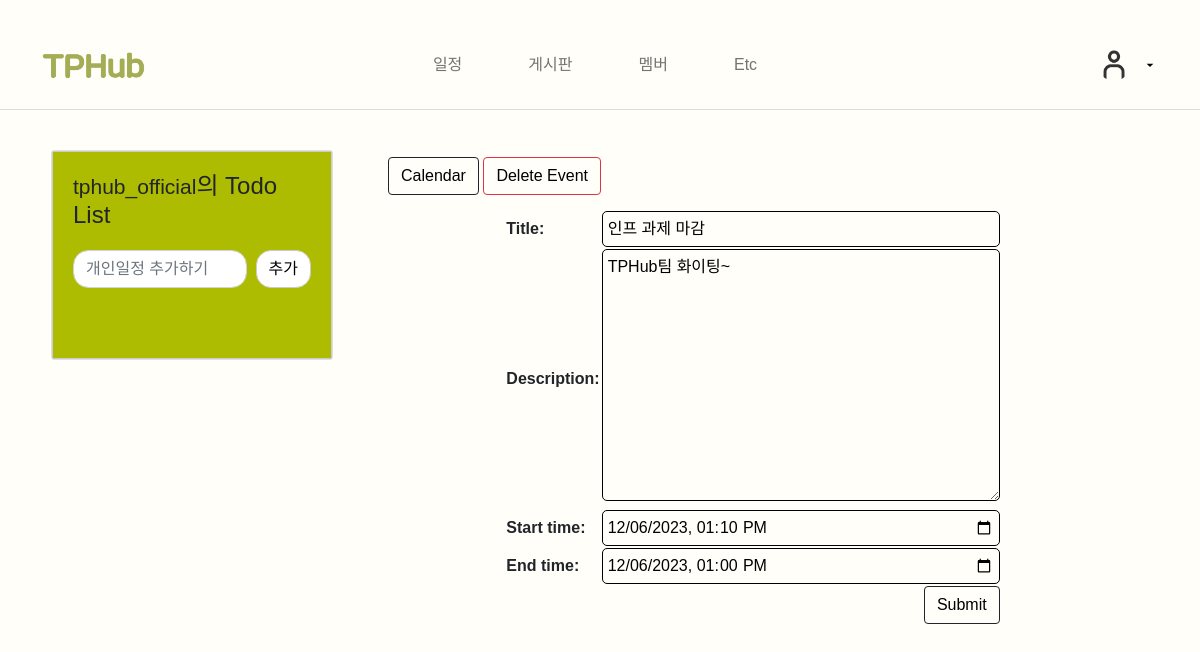
Before: /schedule/event/edit/2/ (signed in) with the older database file.
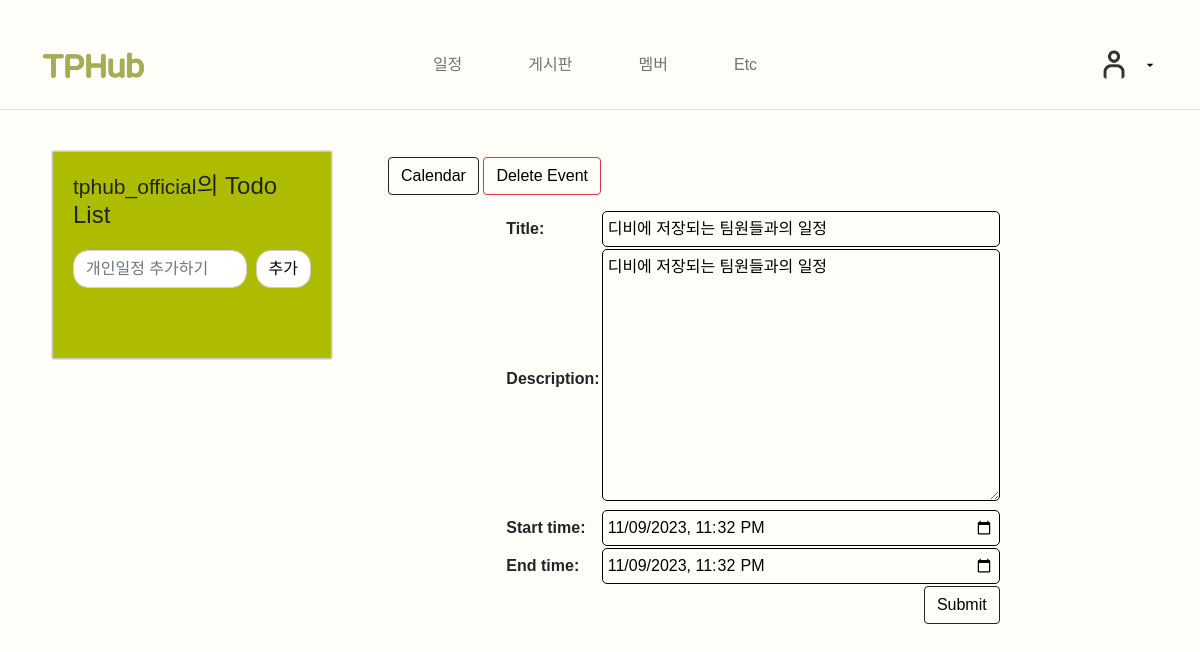
After: the same page with the newer database file.
### schedule/models.py (models this page shows, shortened)
class Event(models.Model):
    title = models.CharField(max_length=200)
    description = models.TextField()
    start_time = models.DateTimeField()
    end_time = models.DateTimeField()

### schedule/views.py (the view)
# urls.py: path('event/edit/<int:event_id>/', views.event, name='event_edit'),
def event(request, event_id=None):
    instance = Event()
    if event_id:
        instance = get_object_or_404(Event, pk=event_id)
    else:
        instance = Event()
    form = EventForm(request.POST or None, instance=instance)
    if request.POST and form.is_valid():
        form.save()
        return HttpResponseRedirect(reverse('schedule:calendar'))
    return render(request, 'schedule/event.html', {'form': form})

### schedule/forms.py
class EventForm(ModelForm):
  class Meta:
    model = Event
    widgets = {
      'start_time': DateInput(attrs={'type': 'datetime-local'}, format='%Y-%m-%dT%H:%M'),
      'end_time': DateInput(attrs={'type': 'datetime-local'}, format='%Y-%m-%dT%H:%M'),
    }
    fields = '__all__'
  def __init__(self, *args, **kwargs):
    super(EventForm, self).__init__(*args, **kwargs)
    self.fields['start_time'].input_formats = ('%Y-%m-%dT%H:%M',)
    self.fields['end_time'].input_formats = ('%Y-%m-%dT%H:%M',)

### schedule/templates/schedule/event.html (shortened to what this page needs)
{% extends 'schedule/base.html' %}
{% block calendar_area %}
<div class="clearfix">
    <a class="btn btn-dark" href="{% url 'schedule:calendar' %}">Calendar</a>
    {% if form.instance.id %}
    <a class="btn btn-danger" href="{% url 'schedule:event_delete' form.instance.id %}" role="button">Delete Event</a>
    {% endif %}
</div>
<form method="post">
    <table class="form form-table">
        {{ form }}
        <tr>
            <td colspan="2">
                <button type="submit" class="btn btn-dark right"> Submit</button>
            </td>
        </tr>
    </table>
</form>
{% endblock %}

Changed rows visible on the page:
changed Event: title "인프 과제 마감" → "디비에 저장되는 팀원들과의 일정"; description "TPHub팀 화이팅~" → "디비에 저장되는 팀원들과의 일정"; start_time "12/06/2023 13:10" → "11/09/2023 23:32"; end_time "12/06/2023 13:00" → "11/09/2023 23:32"
